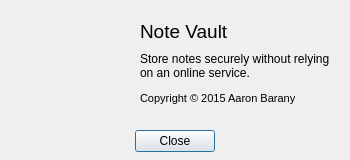
<?xml version="1.0" encoding="UTF-8"?>
<ui version="4.0">
 <class>AboutDialog</class>
 <widget class="QDialog" name="AboutDialog">
  <property name="geometry">
   <rect>
    <x>0</x>
    <y>0</y>
    <width>350</width>
    <height>160</height>
   </rect>
  </property>
  <property name="windowTitle">
   <string>About Note Vault</string>
  </property>
  <widget class="QPushButton" name="closeButton">
   <property name="geometry">
    <rect>
     <x>135</x>
     <y>130</y>
     <width>80</width>
     <height>22</height>
    </rect>
   </property>
   <property name="text">
    <string>Close</string>
   </property>
  </widget>
  <widget class="QLabel" name="appName">
   <property name="geometry">
    <rect>
     <x>140</x>
     <y>20</y>
     <width>191</width>
     <height>22</height>
    </rect>
   </property>
   <property name="font">
    <font>
     <pointsize>14</pointsize>
    </font>
   </property>
   <property name="text">
    <string>Note Vault</string>
   </property>
  </widget>
  <widget class="QLabel" name="label_2">
   <property name="geometry">
    <rect>
     <x>140</x>
     <y>50</y>
     <width>191</width>
     <height>31</height>
    </rect>
   </property>
   <property name="text">
    <string>Store notes securely without relying on an online service.</string>
   </property>
   <property name="wordWrap">
    <bool>true</bool>
   </property>
  </widget>
  <widget class="QLabel" name="label_3">
   <property name="geometry">
    <rect>
     <x>140</x>
     <y>90</y>
     <width>191</width>
     <height>16</height>
    </rect>
   </property>
   <property name="font">
    <font>
     <pointsize>8</pointsize>
    </font>
   </property>
   <property name="text">
    <string>Copyright © 2015 Aaron Barany</string>
   </property>
   <property name="wordWrap">
    <bool>true</bool>
   </property>
  </widget>
  <widget class="QLabel" name="label_4">
   <property name="geometry">
    <rect>
     <x>20</x>
     <y>20</y>
     <width>100</width>
     <height>100</height>
    </rect>
   </property>
   <property name="sizePolicy">
    <sizepolicy hsizetype="Fixed" vsizetype="Preferred">
     <horstretch>0</horstretch>
     <verstretch>0</verstretch>
    </sizepolicy>
   </property>
   <property name="text">
    <string/>
   </property>
   <property name="pixmap">
    <pixmap resource="Resources.qrc">:/icon.svg</pixmap>
   </property>
   <property name="scaledContents">
    <bool>true</bool>
   </property>
  </widget>
 </widget>
 <resources>
  <include location="Resources.qrc"/>
 </resources>
 <connections>
  <connection>
   <sender>closeButton</sender>
   <signal>clicked()</signal>
   <receiver>AboutDialog</receiver>
   <slot>close()</slot>
   <hints>
    <hint type="sourcelabel">
     <x>174</x>
     <y>140</y>
    </hint>
    <hint type="destinationlabel">
     <x>174</x>
     <y>79</y>
    </hint>
   </hints>
  </connection>
 </connections>
</ui>
